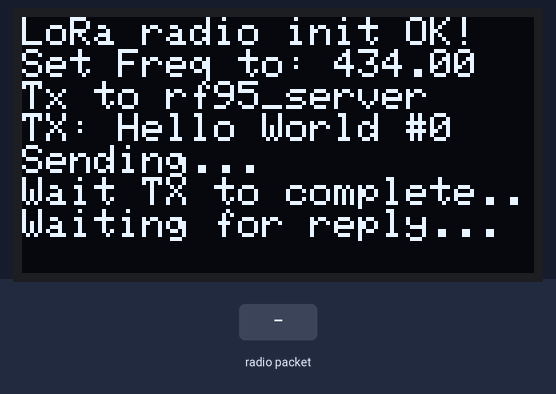
The sketch below on a simulated Arduino Uno, built with avr-gcc and run on an emulated ATmega328P. On the bench: 128×64 one-colour display. The test bench sets the inputs (shaded band). No radio packets arrive unless stated; what the sketch prints to the serial monitor is not drawn.

Above: at 1.4 s.
1.5 s: radio packet "1" arrives
At 2.7 s:
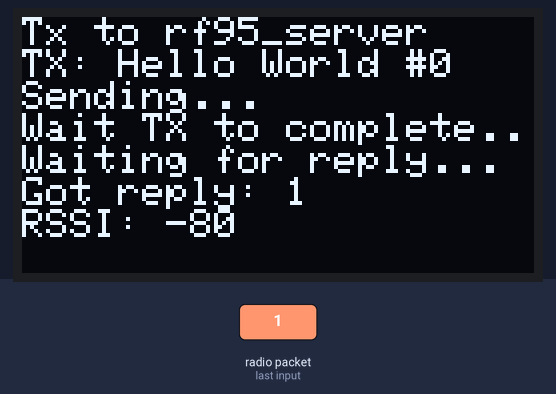
At 5.6 s:
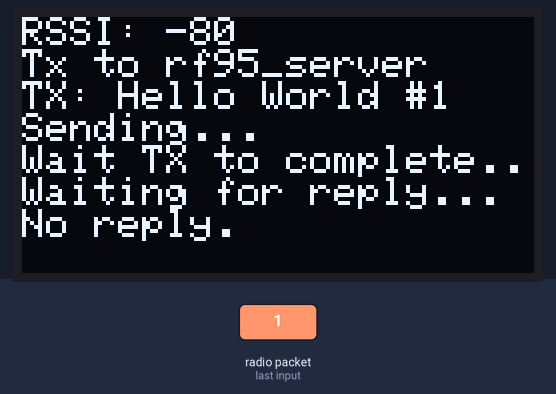

Measured:
- after the input at 1.5 s, the display: first changes after 0.06 s (image 1 shows a later state)
- what the display in image 1 shows lasts 1.1 s, from 1.9 s to 3.0 s

The sketch:

Radio_LCD.ino
```cpp
// LoRa 9x_TX
// -*- mode: C++ -*-
// Example sketch showing how to create a simple messaging client (transmitter)
// with the RH_RF95 class. RH_RF95 class does not provide for addressing or
// reliability, so you should only use RH_RF95 if you do not need the higher
// level messaging abilities.
// It is designed to work with the other example LoRa9x_RX


// Simple I2C test for ebay 128x64 oled.
// Use smaller faster AvrI2c class in place of Wire.
//

#include "SSD1306Ascii.h"
#include "SSD1306AsciiAvrI2c.h"
#include <SPI.h>
#include <RH_RF95.h>

#define RFM95_CS 10
#define RFM95_RST 9
#define RFM95_INT 2

// Change to 434.0 or other frequency, must match RX's freq!
#define RF95_FREQ 434.0

// Singleton instance of the radio driver
RH_RF95 rf95(RFM95_CS, RFM95_INT);

// Setup dislpay
// 0X3C+SA0 - 0x3C or 0x3D
#define I2C_ADDRESS 0x3C

SSD1306AsciiAvrI2c oled;
//------------------------------------------------------------------------------
void setup() {
  oled.begin(&Adafruit128x64, I2C_ADDRESS);
  oled.setFont(Adafruit5x7);

  #if INCLUDE_SCROLLING == 0
  #error INCLUDE_SCROLLING must be non-zero. Edit SSD1306Ascii.h
  #elif INCLUDE_SCROLLING == 1
  // Scrolling is not enable by default for INCLUDE_SCROLLING set to one.
  oled.setScroll(true);
  #else  // INCLUDE_SCROLLING
  // Scrolling is enable by default for INCLUDE_SCROLLING greater than one.
  #endif


  uint32_t m = micros();
  oled.clear();
  oled.set2X();
  oled.println("LORA Tx");
  oled.set1X();

  //radio setup
  pinMode(RFM95_RST, OUTPUT);
  digitalWrite(RFM95_RST, HIGH);

  while (!Serial);
  Serial.begin(9600);
  delay(100);

  Serial.println("Arduino LoRa TX Test!");
  oled.println("LoRa TX Test!");

  // manual reset
  digitalWrite(RFM95_RST, LOW);
  delay(10);
  digitalWrite(RFM95_RST, HIGH);
  delay(10);

  while (!rf95.init()) {
    Serial.println("LoRa radio init failed");
    oled.println("LoRa radio init failed");
    while (1);
  }
  Serial.println("LoRa radio init OK!");
  oled.println("LoRa radio init OK!");

  // Defaults after init are 434.0MHz, modulation GFSK_Rb250Fd250, +13dbM
  if (!rf95.setFrequency(RF95_FREQ)) {
    Serial.println("setFrequency failed");
    oled.println("setFrequency failed");
    while (1);
  }
  Serial.print("Set Freq to: "); Serial.println(RF95_FREQ);
  oled.print("Set Freq to: "); oled.println(RF95_FREQ);

  // Defaults after init are 434.0MHz, 13dBm, Bw = 125 kHz, Cr = 4/5, Sf = 128chips/symbol, CRC on

  // The default transmitter power is 13dBm, using PA_BOOST.
  // If you are using RFM95/96/97/98 modules which uses the PA_BOOST transmitter pin, then
  // you can set transmitter powers from 5 to 23 dBm:
//  rf95.setTxPower(23, false);
  rf95.setTxPower(5, false);


}
//------------------------------------------------------------------------------

int16_t packetnum = 0;  // packet counter, we increment per xmission

void loop() {
  Serial.println("Sending to rf95_server");
  oled.println("Tx to rf95_server");
  // Send a message to rf95_server

  char radiopacket[20] = "Hello World #      ";
  itoa(packetnum++, radiopacket+13, 10);
  Serial.print("Sending "); Serial.println(radiopacket);
  oled.print("TX: "); oled.println(radiopacket);
  radiopacket[19] = 0;

  Serial.println("Sending..."); oled.println("Sending...");delay(10);
  rf95.send((uint8_t *)radiopacket, 20);

  Serial.println("Waiting for packet to complete..."); oled.println("Wait TX to complete..."); delay(10);
  rf95.waitPacketSent();
  // Now wait for a reply
  uint8_t buf[RH_RF95_MAX_MESSAGE_LEN];
  uint8_t len = sizeof(buf);

  Serial.println("Waiting for reply..."); oled.println("Waiting for reply..."); delay(10);
  if (rf95.waitAvailableTimeout(1000))
  {
    // Should be a reply message for us now
    if (rf95.recv(buf, &len))
   {
      Serial.print("Got reply: "); oled.print("Got reply: ");
      Serial.println((char*)buf); oled.println((char*)buf);
      Serial.print("RSSI: "); oled.print("RSSI: ");
      Serial.println(rf95.lastRssi(), DEC); oled.println(rf95.lastRssi(), DEC);
    }
    else
    {
      Serial.println("Receive failed"); oled.println("Receive failed");
    }
  }
  else
  {
    Serial.println("No reply, is there a listener around?");
    oled.println("No reply.");
  }
  delay(1000);
}
```
